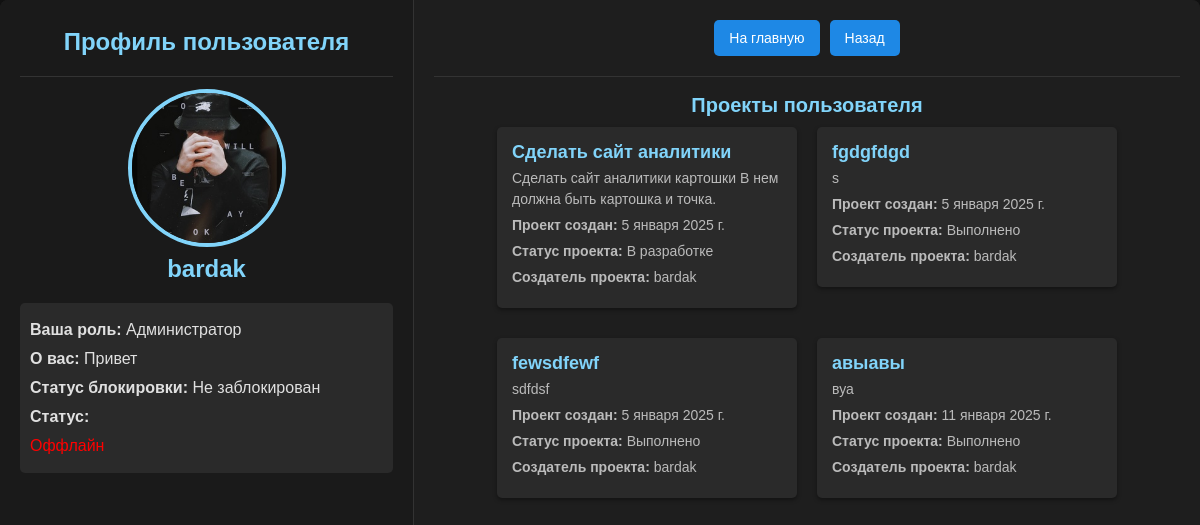
Page /profiles/info/1/ (signed in) on the earlier database version.
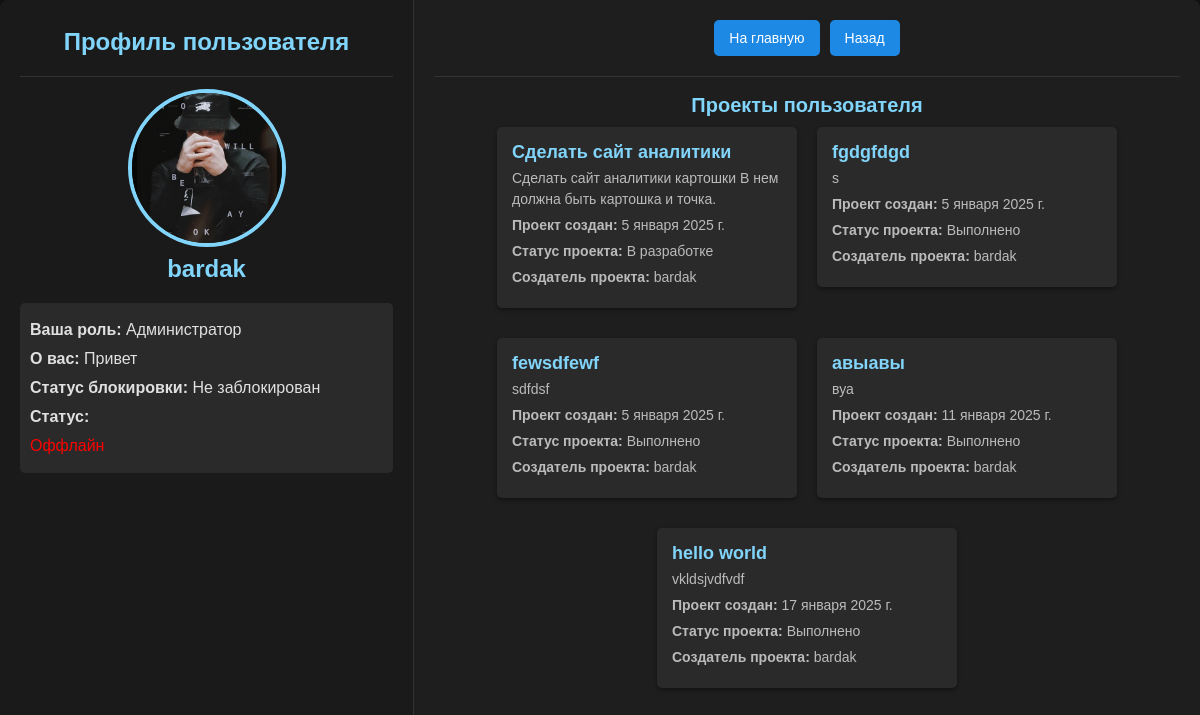
Same page on the later database version.
### scp/models.py (models this page shows, shortened)
class Project(models.Model):
    title = models.CharField(max_length=100, verbose_name='Название проекта')
    description = models.TextField(verbose_name='Описание проекта')
    code = models.TextField(blank=True, null=True)
    language = models.CharField(max_length=50, choices=Language.LANGUAGE_CHOICES, verbose_name='Язык программирования',default='Не указан')
    status = models.CharField(max_length=50,choices=Status.STATUS_CHOICES, verbose_name="Статус",default='Ожидает')
    owner = models.ForeignKey(User, on_delete=models.CASCADE,related_name='p_owner')
    participants = models.ManyToManyField(User, blank=True, related_name='p_participants')
    created_at = models.DateField(auto_now_add=True)
    files = models.FileField(upload_to='user_file/', blank=True, null=True)

### scp/views.py (the view)
# urls.py: path('profiles/info/<int:user_id>/', views.profiles_info, name='profiles_info'),
@login_required
def profiles_info(request, user_id):
    profiles = get_object_or_404(Profile, puser = user_id)
    projects = Project.objects.filter(owner = user_id)
    return render(request, 'scp/profiles_info.html', {'profile':profiles, 'projects':projects})

### scp/templates/scp/profiles_info.html (shortened to what this page needs)
{% load static %}
<!DOCTYPE html>
<html lang="ru">
<head>
    <link href="{% static 'scp/css/profile.css' %}" rel="stylesheet"/>
</head>
<body>
    <div class="container">
        <div class="left-container">
            <h1>Профиль пользователя</h1>
            <hr>
            {% if profile.avatar %}
                <div class="avatar-container">
                    <img src="{{ profile.avatar.url }}" alt="Profile Image" class="avatar"/>
                </div>
            {% else %}
                <p class="no-avatar">Нет загруженной аватарки.</p>
            {% endif %}
            <h1>{{ profile.puser }}</h1>
            <div class="profile-info">
                <p><strong>Ваша роль:</strong> {{ profile.role }}</p>
                <p><strong>О вас:</strong> {{ profile.bio }}</p>
                <p><strong>Статус блокировки:</strong> {{ profile.status }}</p>
                <p id="status"><strong>Статус:</strong></p>
                    {% if profile.account %}
                        <p style="color: green;">Онлайн</p>
                    {% else %}
                        <p style="color: red;"> Оффлайн</p>
                    {% endif %}
            </div>
        </div>
        <div class="right-container">
            <div class="button-form">
                <form method="post" action="{% url 'home' %}">
                    <button type="submit">На главную</button>
                </form>
                <button onclick="history.back()">Назад</button>
            </div>
            <hr>
            <div class="title-project">
                <h2>Проекты пользователя</h2>
            </div>
            <div class="projects-container">
                {% for project in projects %}
                    <form method="post" action="{% url 'info_project' project.id %}">
                        <button type="submit" class="project-btn">
                            <h3>{{ project.title }}</h3>
                            <p>{{ project.description }}</p>
                            <p><strong>Проект создан:</strong> {{ project.created_at }}</p>
                            <p><strong>Статус проекта:</strong> {{ project.status }}</p>
                            <p><strong>Создатель проекта:</strong> {{ project.owner }}</p>
                        </button>
                    </form>
                {% empty %}
                    <p class="empty">Проекты отсутствуют</p>
                {% endfor %}
            </div>
        </div>
    </div>
</body>
</html>

Differences in the rows shown:
added Project: title "hello world", description "vkldsjvdfvdf", created_at "17 января 2025 г.", status "Выполнено", owner "bardak"
